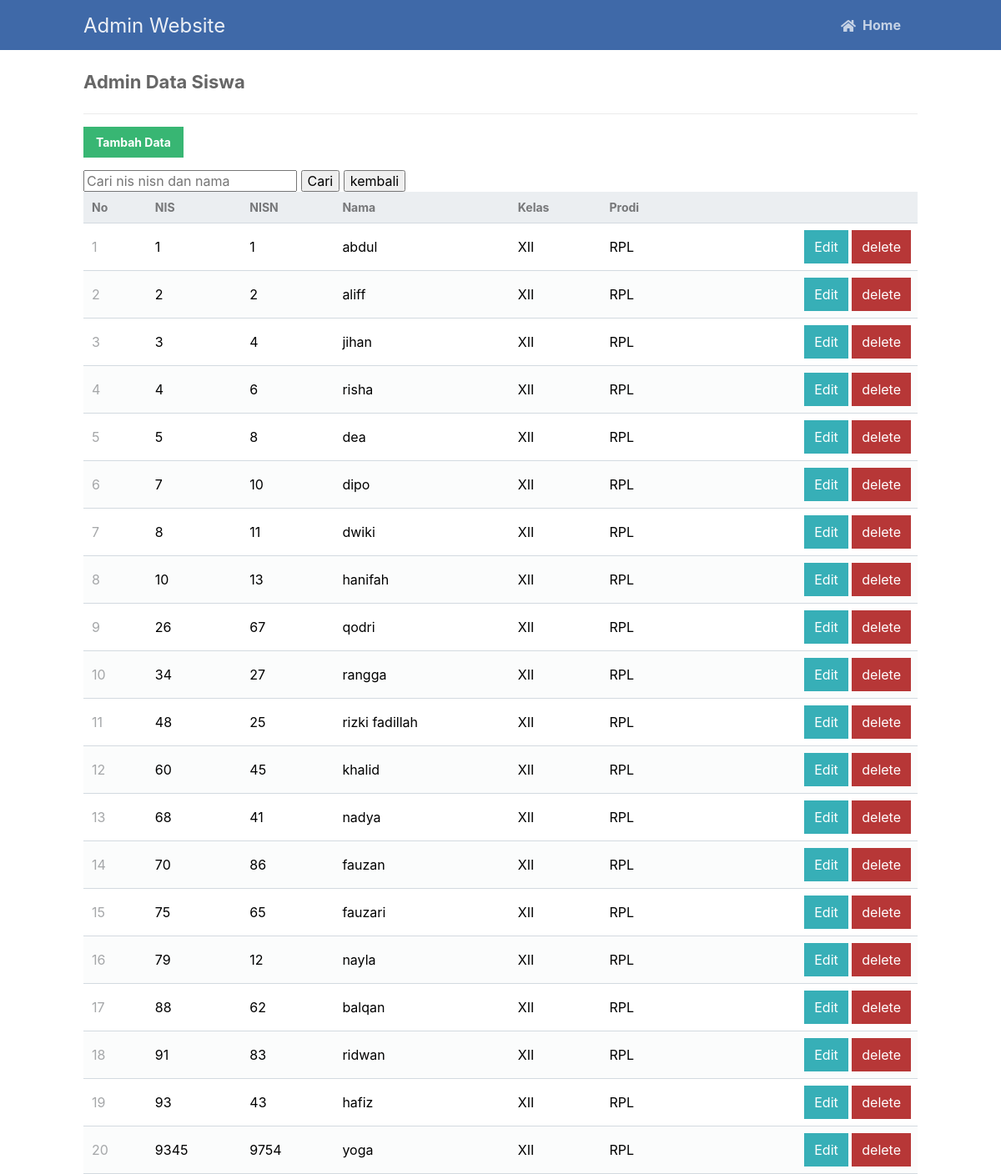
The app's page /read.php with its own data.
### tables this page shows
CREATE TABLE `data_alif` (
  `nis` int(10) NOT NULL,
  `NISN` int(10) NOT NULL,
  `nama` varchar(50) NOT NULL,
  `kelas` varchar(50) NOT NULL,
  `prodi` varchar(50) NOT NULL
);

### read.php (the view, shortened to what this page needs)
<?php
$pdo = pdo_connect_mysql();
$page = isset($_GET['page']) && is_numeric($_GET['page']) ? (int)$_GET['page'] : 1;
$records_per_page = 1000;
$search = '';
$stmt = $pdo->prepare("SELECT * FROM data_alif WHERE nis LIKE '%$search%' OR NISN LIKE '%$search%'  OR nama LIKE '%$search%' ORDER BY nis LIMIT :current_page, :record_per_page");
$stmt->bindValue(':current_page', ($page-1)*$records_per_page, PDO::PARAM_INT);
$stmt->bindValue(':record_per_page', $records_per_page, PDO::PARAM_INT);
$stmt->execute();
$contacts = $stmt->fetchAll(PDO::FETCH_ASSOC);
?>
<!DOCTYPE html>
<html>
    <head>
        <link href="style5.css" rel="stylesheet" type="text/css">
        <link rel="stylesheet" href="https://use.fontawesome.com/releases/v5.7.1/css/all.css">
    </head>
    <body>
    <nav class="navtop">
        <div>
            <h1>Admin Website</h1>
            <a href="login.php"><i class="fas fa-home"></i>Home</a>
        </div>
    </nav>
<div class="content read">
    <h2>Admin Data Siswa</h2>
    <a href="create.php" class="create-contact">Tambah Data</a>
    <form action="read.php" method="post">
        <input type="text" name="search" autocomplete="off" placeholder="Cari nis nisn dan nama">
        <input type="submit" value="Cari">
        <input type="submit" value="kembali">
    </form>
    <table>
        <thead>
            <tr>
                <td>No</td>
                <td>NIS</td>
                <td>NISN</td>
                <td>Nama</td>
                <td>Kelas</td>
                <td>Prodi</td>
                <td></td>
            </tr>
        </thead>
        <tbody>
            <?php
                $urut=1;
             ?>
            <?php foreach ($contacts as $contact): ?>
            <tr>
                <td><?php echo $urut++ ?></td>
                <td><?=$contact['nis']?></td>
                <td><?=$contact['NISN']?></td>
                <td><?=$contact['nama']?></td>
                <td><?=$contact['kelas']?></td>
                <td><?=$contact['prodi']?></td>
                <td class="actions">
                    <a href="update.php?nis=<?=$contact['nis']?>" class="edit">Edit</a>
                    <a href="delete.php?nis=<?=$contact['nis']?>" class="trash">delete</a>
                </td>
            </tr>
            <?php endforeach; ?>
        </tbody>
    </table>
</div>
 </body>
</html>

### style5.css (style rules this page uses)
* { box-sizing: border-box; font-family: -apple-system, BlinkMacSystemFont, "segoe ui", roboto, oxygen, ubuntu, cantarell, "fira sans", "droid sans", "helvetica neue", Arial, sans-serif; font-size: 16px; -webkit-font-smoothing: antialiased; -moz-osx-font-smoothing: grayscale; }
body { background-color: #FFFFFF; margin: 0; }
.navtop { background-color: #3f69a8; height: 60px; width: 100%; border: 0; }
.navtop div { display: flex; margin: 0 auto; width: 1000px; height: 100%; }
.navtop div h1, .navtop div a { display: inline-flex; align-items: center; }
.navtop div h1 { flex: 1; font-size: 24px; padding: 0; margin: 0; color: #ecf0f6; font-weight: normal; }
.navtop div a { padding: 0 20px; text-decoration: none; color: #c5d2e5; font-weight: bold; }
.navtop div a i { padding: 2px 8px 0 0; }
.content { width: 1000px; margin: 0 auto; }
.content h2 { margin: 0; padding: 25px 0; font-size: 22px; border-bottom: 1px solid #ebebeb; color: #666666; }
.read .create-contact { display: inline-block; text-decoration: none; background-color: #38b673; font-weight: bold; font-size: 14px; color: #FFFFFF; padding: 10px 15px; margin: 15px 0; }
.read table { width: 100%; padding-top: 30px; border-collapse: collapse; }
.read table thead { background-color: #ebeef1; border-bottom: 1px solid #d3dae0; }
.read table thead td { padding: 10px; font-weight: bold; color: #767779; font-size: 14px; }
.read table tbody tr { border-bottom: 1px solid #d3dae0; }
.read table tbody tr:nth-child(even) { background-color: #fbfcfc; }
.read table tbody tr td { padding: 10px; }
.read table tbody tr td:nth-child(1) { color: #a5a7a9; }
.read table tbody tr td.actions { padding: 8px; text-align: right; }
.read table tbody tr td.actions .edit, .read table tbody tr td.actions .trash { display: inline-flex; text-align: right; text-decoration: none; color: #FFFFFF; padding: 10px 12px; }
.read table tbody tr td.actions .trash { background-color: #b73737; }
.read table tbody tr td.actions .edit { background-color: #37afb7; }

### records on screen
data_alif: nis "1", NISN "1", nama "abdul", kelas "XII", prodi "RPL"
data_alif: nis "2", NISN "2", nama "aliff", kelas "XII", prodi "RPL"
data_alif: nis "3", NISN "4", nama "jihan", kelas "XII", prodi "RPL"
data_alif: nis "4", NISN "6", nama "risha", kelas "XII", prodi "RPL"
data_alif: nis "5", NISN "8", nama "dea", kelas "XII", prodi "RPL"
data_alif: nis "7", NISN "10", nama "dipo", kelas "XII", prodi "RPL"
data_alif: nis "8", NISN "11", nama "dwiki", kelas "XII", prodi "RPL"
data_alif: nis "10", NISN "13", nama "hanifah", kelas "XII", prodi "RPL"
data_alif: nis "26", NISN "67", nama "qodri", kelas "XII", prodi "RPL"
data_alif: nis "34", NISN "27", nama "rangga", kelas "XII", prodi "RPL"
data_alif: nis "48", NISN "25", nama "rizki fadillah", kelas "XII", prodi "RPL"
data_alif: nis "60", NISN "45", nama "khalid", kelas "XII", prodi "RPL"
data_alif: nis "68", NISN "41", nama "nadya", kelas "XII", prodi "RPL"
data_alif: nis "70", NISN "86", nama "fauzan", kelas "XII", prodi "RPL"
data_alif: nis "75", NISN "65", nama "fauzari", kelas "XII", prodi "RPL"
data_alif: nis "79", NISN "12", nama "nayla", kelas "XII", prodi "RPL"
data_alif: nis "88", NISN "62", nama "balqan", kelas "XII", prodi "RPL"
data_alif: nis "91", NISN "83", nama "ridwan", kelas "XII", prodi "RPL"
data_alif: nis "93", NISN "43", nama "hafiz", kelas "XII", prodi "RPL"
data_alif: nis "9345", NISN "9754", nama "yoga", kelas "XII", prodi "RPL"
